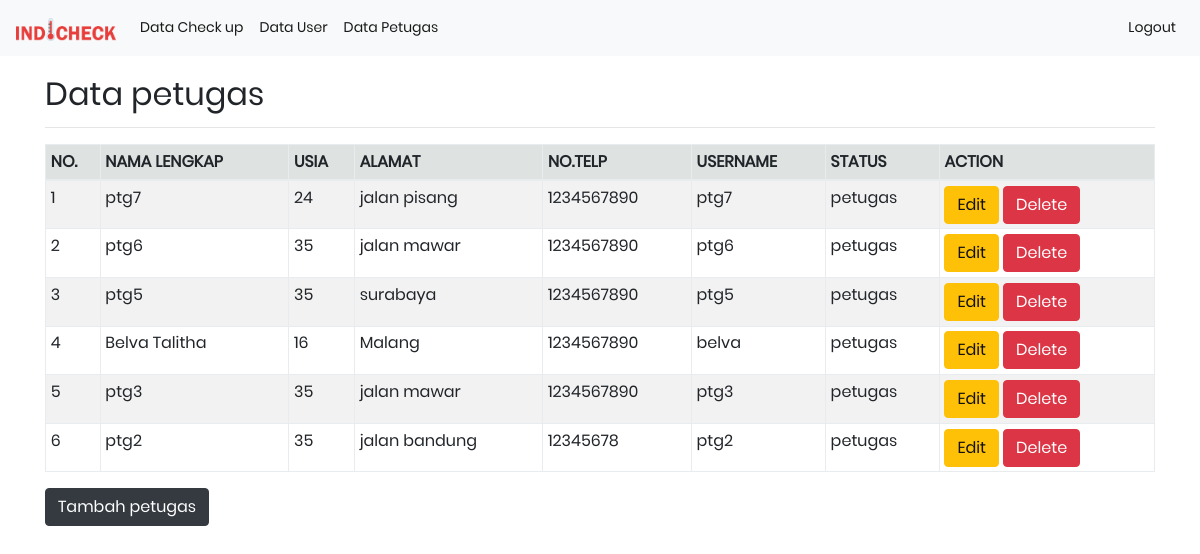
Page /datapetugas/datapetugas.php on the committed database.
### tables this page shows
CREATE TABLE `user` (
  `id` int(3) NOT NULL,
  `nama` varchar(100) DEFAULT NULL,
  `usia` varchar(5) DEFAULT NULL,
  `alamat` varchar(100) DEFAULT NULL,
  `telp` varchar(13) DEFAULT NULL,
  `username` varchar(10) DEFAULT NULL,
  `password` varchar(10) DEFAULT NULL,
  `id_level` varchar(15) DEFAULT NULL
);

### datapetugas/datapetugas.php (the view, shortened to what this page needs)
<?php
include 'headerpetugas.php';
?>
<!DOCTYPE html>
<html lang="en">
<head>
</head>
<body>
<div class="container" style="margin-top:20px">
        <h2>Data petugas</h2>
        <hr>
        <table class="table table-striped table-hover table-sm table-bordered">
            <thead style="background-color: #dee3e2">
                <tr>
                    <th>NO.</th>
                    <th>NAMA LENGKAP</th>
                    <th>USIA</th>
                    <th>ALAMAT</th>
                    <th>NO.TELP</th>
                    <th>USERNAME</th>
                    <th>STATUS</th>
                    <th>ACTION</th>
                </tr>
            </thead>
            <tbody>
                <?php
				$sql = mysqli_query($koneksi, "SELECT * FROM `user` WHERE id_level='petugas' ORDER BY id DESC") or die(mysqli_error($koneksi));
				if(mysqli_num_rows($sql) > 0){
					$no = 1;
                    while($data = mysqli_fetch_array($sql)){
                        ?>
                <tr>
                    <td><?php echo $no; ?></td>
                    <td><?php echo $data['nama']; ?></td>
                    <td><?php echo $data['usia']; ?></td>
                    <td><?php echo $data['alamat']; ?></td>
                    <td><?php echo $data['telp']; ?></td>
                    <td><?php echo $data['username']; ?></td>
                    <td><?php echo $data['id_level']; ?></td>
                    <td>
                        <a href="#edit<?php echo $data['id']; ?>" data-toggle="modal" class="btn btn-warning"> Edit</a>
                        <a href="#del<?php echo $data['id']; ?>" data-toggle="modal" class="btn btn-danger"> Delete</a>
                    </td>
                </tr>
                <?php
						$no++;
					}
				}else{
					echo '
					<tr>
						<td colspan="6">Tidak ada data.</td>
					</tr>
					';
				}
				?>
        </table>
        <div>
            <button type="button" class="btn btn-dark" data-toggle="modal" data-target="#myModal"
                data-title="tambahBuku">Tambah petugas</button>
        </div>
    </div>
</body>
</html>
</body>
</html>

### css/main.css (style rules this page uses)
* { margin: 0px; padding: 0px; box-sizing: border-box; }
body, html { height: 100%; font-family: Poppins-Regular, sans-serif; }
a { font-family: Poppins-Regular; font-size: 14px; line-height: 1.7; color: #666666; margin: 0px; transition: all 0.4s; -webkit-transition: all 0.4s; -o-transition: all 0.4s; -moz-transition: all 0.4s; }
h1,h2,h3,h4,h5,h6 { margin: 0px; }
button { outline: none !important; border: none; background: transparent; }

### rows in the picture
user: nama "ptg7", usia "24", alamat "jalan pisang", telp "1234567890", username "ptg7", id_level "petugas"
user: nama "ptg6", usia "35", alamat "jalan mawar", telp "1234567890", username "ptg6", id_level "petugas"
user: nama "ptg5", usia "35", alamat "surabaya", telp "1234567890", username "ptg5", id_level "petugas"
user: nama "Belva Talitha", usia "16", alamat "Malang", telp "1234567890", username "belva", id_level "petugas"
user: nama "ptg3", usia "35", alamat "jalan mawar", telp "1234567890", username "ptg3", id_level "petugas"
user: nama "ptg2", usia "35", alamat "jalan bandung", telp "12345678", username "ptg2", id_level "petugas"
